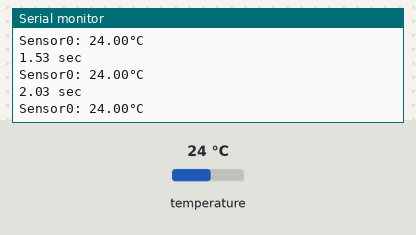
Bench run of a sketch on a simulated ESP32. Shown: the last lines printed to the serial monitor. Inputs (shaded band) come from the test bench; at power-on: temperature 24 °C.

Above: at 2.3 s.
2.4 s: temperature set to 12 °C
At 2.9 s:
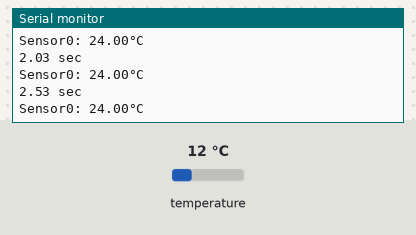
3.9 s: temperature set to 19 °C
At 4.4 s:
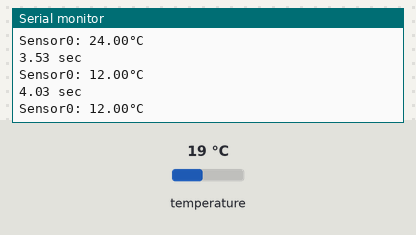
Timing chart, 0 to 6.9 s (numbered marks = the images above; inputs shaded):
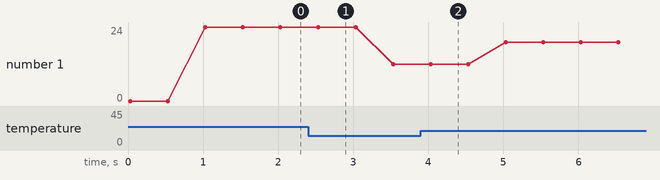

Measured:
- plotted number 1: 24 → 12 after the input at 2.4 s, 12 → 19 after the input at 3.9 s

The sketch:

MultipleDS18B20.ino
```cpp
/*************************************************************************************************
 *
 *     Read multiple DS18B20 Dallas sensors in a task.
 *
 *     For ESP32 by CelliesProjects 2017.
 *
 *     Code adapted from https://www.pjrc.com/teensy/td_libs_OneWire.html
 *
 ************************************************************************************************/
//#define SHOW_DALLAS_ERROR        // uncomment to show Dallas ( CRC ) errors on Serial.
#define ONEWIRE_PIN           5    // OneWire Dallas sensors are connected to this pin
#define MAX_NUMBER_OF_SENSORS 3    // maximum number of Dallas sensors

#include "OneWire.h"               //https://github.com/CelliesProjects/OneWire

OneWire  ds( ONEWIRE_PIN );        // (a 4.7K pull-up resistor is necessary)

struct sensorStruct
{
  byte addr[8];
  float temp;
  String name;
} sensor[MAX_NUMBER_OF_SENSORS];

byte numberOfFoundSensors;

void setup()
{

  Serial.begin( 115200 );
  Serial.println( "\n\nMultiple DS18B20 sensors as task ESP32 example." );

  numberOfFoundSensors = searchDallasSensors();

  if ( numberOfFoundSensors )
  {
    xTaskCreatePinnedToCore(
      tempTask,                       /* Function to implement the task */
      "tempTask ",                    /* Name of the task */
      4000,                           /* Stack size in words */
      NULL,                           /* Task input parameter */
      5,                              /* Priority of the task */
      NULL,                           /* Task handle. */
      1);                             /* Core where the task should run */
  }
}


void loop()
{
  if ( numberOfFoundSensors )
  {
    Serial.println( String( millis() / 1000.0 ) + " sec" );
    for ( byte thisSensor = 0; thisSensor < numberOfFoundSensors; thisSensor++ )
    {
      Serial.println( sensor[thisSensor].name + ": " + String( sensor[thisSensor].temp / 16.0 ) + "°C" );
    }
  }
  else
  {
    Serial.println( "No Dallas sensors found." );
  }
  vTaskDelay( 500 / portTICK_PERIOD_MS );
}

static void tempTask( void * pvParameters )
{
  while (1)
  {
    for ( byte thisSensor = 0; thisSensor < numberOfFoundSensors; thisSensor++)
    {
      ds.reset();
      ds.select( sensor[thisSensor].addr );
      ds.write( 0x44, 0);        // start conversion, with parasite power off at the end
    }

    vTaskDelay( 750 / portTICK_PERIOD_MS); //wait for conversion ready

    for ( byte thisSensor = 0; thisSensor < numberOfFoundSensors; thisSensor++)
    {
      byte data[12];
      ds.reset();
      ds.select( sensor[thisSensor].addr );
      ds.write( 0xBE );         // Read Scratchpad

      //Serial.print( "Sensor " );Serial.print( thisSensor ); Serial.print("  Data = ");
      //Serial.println( present, HEX );
      //Serial.print(" ");
      for ( byte i = 0; i < 9; i++)
      { // we need 9 bytes
        data[i] = ds.read(  );
        //Serial.print(data[i], HEX);
        //Serial.print(" ");
      }
      //Serial.println();

      byte type_s;
      // the first ROM byte indicates which chip
      switch ( sensor[thisSensor].addr[0] )
      {
        case 0x10:
          //Serial.println("  Chip = DS18S20");  // or old DS1820
          type_s = 1;
          break;
        case 0x28:
          //Serial.println("  Chip = DS18B20");
          type_s = 0;
          break;
        case 0x22:
          //Serial.println("  Chip = DS1822");
          type_s = 0;
          break;
        default:
#ifdef SHOW_DALLAS_ERROR
          Serial.println("Device is not a DS18x20 family device.");
#endif
          return;
      }

      int16_t raw;
      if ( OneWire::crc8(data, 8) != data[8])
      {
#ifdef SHOW_DALLAS_ERROR
        // CRC of temperature reading indicates an error, so we print a error message and discard this reading
        Serial.print( millis() / 1000.0 ); Serial.print( " - CRC error from device " ); Serial.println( thisSensor );
#endif
      }
      else
      {
        raw = (data[1] << 8) | data[0];
        if (type_s)
        {
          raw = raw << 3; // 9 bit resolution default
          if (data[7] == 0x10)
          {
            // "count remain" gives full 12 bit resolution
            raw = (raw & 0xFFF0) + 12 - data[6];
          }
        }
        else
        {
          byte cfg = (data[4] & 0x60);
          // at lower res, the low bits are undefined, so let's zero them
          if (cfg == 0x00) raw = raw & ~7;  // 9 bit resolution, 93.75 ms
          else if (cfg == 0x20) raw = raw & ~3; // 10 bit res, 187.5 ms
          else if (cfg == 0x40) raw = raw & ~1; // 11 bit res, 375 ms
          //// default is 12 bit resolution, 750 ms conversion time
        }
        sensor[thisSensor].temp = raw;
      }
    }
  }
}

byte searchDallasSensors()
{
  Serial.println("Searching Dallas temperature sensors...");
  byte counter = 0;
  byte currentAddr[8];
  while ( ds.search( currentAddr ) && counter < MAX_NUMBER_OF_SENSORS )
  {
    //counter++;
    Serial.write( "Sensor "); Serial.print( counter ); Serial.print( ":" );
    for ( byte i = 0; i < 8; i++) {
      //Serial.write(' ');
      //Serial.print( currentAddr[i], HEX );
      sensor[counter].addr[i] = currentAddr[i];
      sensor[counter].name = "Sensor" + String( counter );
    }
    counter++;
  }
  Serial.print( counter ); Serial.println( " sensors found." );
  return counter;
}
```
